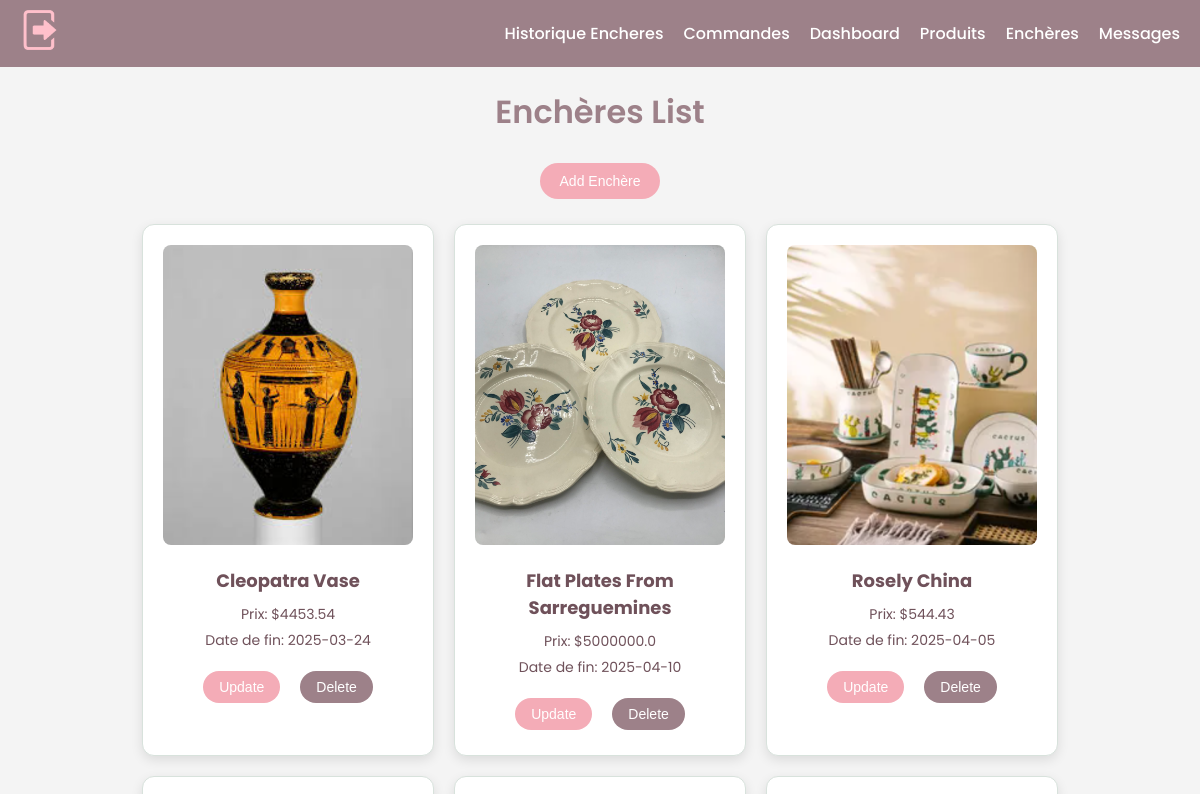
Page /gestion_encheres (signed in, upper part) on the earlier database version.
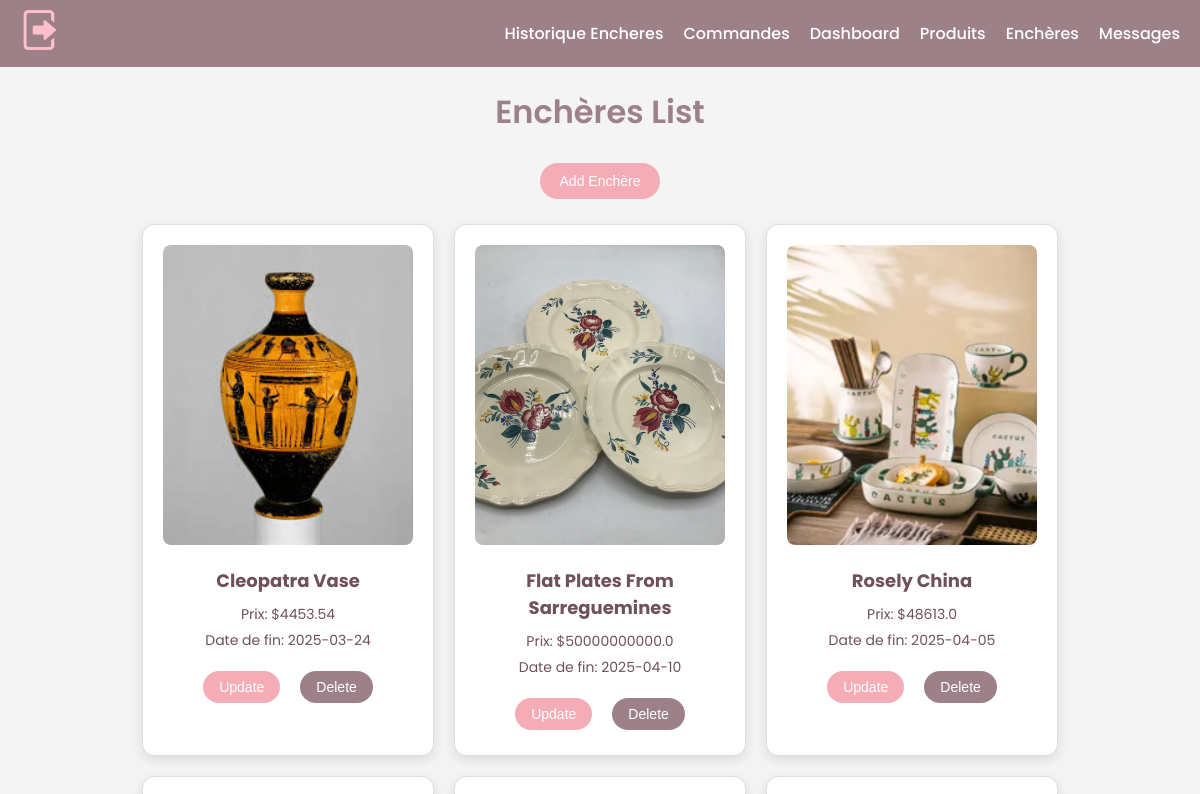
Same page on the later database version.
### tables this page shows
CREATE TABLE enchere (
            id_enchere INTEGER PRIMARY KEY AUTOINCREMENT,
            name TEXT NOT NULL,
            etat TEXT NOT NULL DEFAULT 'En cours',
            description TEXT NOT NULL,
            image_url TEXT, 
            prix REAL NOT NULL,
            date_fin DATE NOT NULL,
            adresse TEXT NOT NULL
        );

### app.py (the view)
@app.route("/gestion_encheres")
@login_required
def gestion_encheres():
    conn = get_db()
    encheres = conn.execute("SELECT * FROM enchere").fetchall()
    conn.close()
    return render_template("gestion_encheres.html", encheres=encheres)

### app.py (called while the page is built)
@login_manager.user_loader
def load_user(user_id):
    conn = get_db()
    user = conn.execute("SELECT * FROM users WHERE id = ?", (user_id,)).fetchone()
    conn.close()
    if user:
        return User(
            user["id"],
            user["FirstName"],
            user["LastName"],
            user["Email"],
            user["phoneNum"],
            user["password"],
            user["is_admin"],
        )
    return None

def get_db():
    conn = sqlite3.connect("database.db")
    conn.row_factory = sqlite3.Row
    return conn

### templates/gestion_encheres.html (shortened to what this page needs)
<!DOCTYPE html>
<html lang="en">
  <head>
    <link
      rel="stylesheet"
      href="{{ url_for('static', filename='admin_enchere.css') }}" />
  </head>
  <body>
    <nav class="navbar">
      <a href="{{ url_for('logout') }}" class="logout-btn">
        <img
          src="{{ url_for('static', filename='img/logout.png') }}"
          alt="Logout" />
      </a>
      <ul class="nav-links">
        <li>
          <a href="{{ url_for('historique_encheres') }}">Historique Encheres</a>
        </li>
        <li><a href="{{ url_for('admin_orders') }}">Commandes</a></li>
        <li><a href="{{ url_for('home_admin') }}">Dashboard</a></li>
        <li><a href="{{ url_for('gestion_produits') }}">Produits</a></li>
        <li><a href="{{ url_for('gestion_encheres') }}">Enchères</a></li>
        <li><a href="{{ url_for('admin_messages') }}">Messages</a></li>
      </ul>
    </nav>
    <h1>Enchères List</h1>
    <a href="{{ url_for('add_enchere') }}"><button>Add Enchère</button></a>
    <div class="product-container">
      {% for enchere in encheres %}
      <div class="product-card">
        <img
          src="{{ url_for('static', filename=enchere.image_url) }}"
          alt="{{ enchere.name }}" />
        <h3>{{ enchere.name }}</h3>
        <p>Prix: ${{ enchere.prix }}</p>
        <p>Date de fin: {{ enchere.date_fin }}</p>
        <div class="product-actions">
          <a
            href="{{ url_for('update_enchere', enchere_id=enchere.id_enchere) }}">
            <button class="update-btn">Update</button>
          </a>
          <button
            type="button"
            class="delete-btn"
            onclick="document.getElementById('delete-modal-{{ enchere.id_enchere }}').showModal();">
            Delete
          </button>
        </div>
      </div>
      {% else %}
      <p>No auctions available.</p>
      {% endfor %}
    </div>
  </body>
</html>

Differences in the rows shown:
changed enchere "Flat Plates From Sarreguemines": prix "5000000.0" → "50000000000.0"
changed enchere "Rosely China": prix "544.43" → "48613.0"
